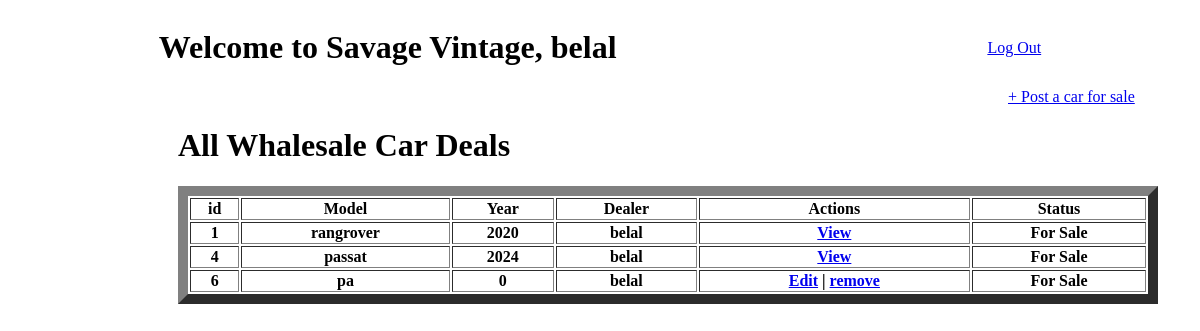
The page /cars (signed in) on the database its author committed.
### practical_app/models.py (models this page shows)
class Dealer(models.Model):
    first_name=models.CharField(max_length=250)
    last_name=models.CharField(max_length=250)
    email=models.EmailField(unique=True)
    password=models.CharField(max_length=200)
    created_at = models.DateTimeField(auto_now_add=True)
    updated_at = models.DateTimeField(auto_now=True)
    objects = DealerManager()

class Car(models.Model):
    price=models.IntegerField()
    model=models.CharField(max_length=250)
    make=models.CharField(max_length=250)
    year=models.IntegerField()
    desc=models.CharField(max_length=250)
    status=models.CharField(max_length=200,default="For Sale")
    dealer_id=models.ForeignKey(Dealer,related_name='pub_cars',on_delete=models.CASCADE)
    seller_con=models.CharField(max_length=40,default="0598921999")
    objects=CarManager()

### practical_app/views.py (the view)
# urls.py: path('cars',views.success,name="cars"),
def success(request):
    user_id=request.session['userid']
    logged_user=Dealer.objects.get(id=user_id)
    context={
        "logged":logged_user,
        "cars":Car.objects.all(),
        "dealer":Dealer.objects.all()
    }
    return render (request,"welcome.html",context)

### practical_app/templates/welcome.html (shortened to what this page needs)
<!DOCTYPE html>
<html lang="en">
<head>
    {% load static %}
    <link rel="stylesheet" href="{% static 'css/style1.css' %}">
</head>
<body>
    <header>
        <h1>Welcome to Savage Vintage, {{logged.first_name}}</h1>
        <a href="logout">Log Out</a>
    </header>
    <a href="{% url 'new' %}" class="post">+ Post a car for sale</a>
    <div class="cars">
        <h1>All Whalesale Car Deals</h1>
        <div>
            <table border="10">
                <tr>
                    <th>id</th>
                    <th>Model</th>
                    <th>Year</th>
                    <th>Dealer</th>
                    <th>Actions</th>
                    <th>Status</th>
                  </tr>
                {% for car in cars %}
                <tr>
                    <th>{{car.id}}</th>
                    <th>{{car.model}}</th>
                    <th>{{car.year}}</th>
                    <th >{{car.dealer_id.first_name}}</th>
                    {% if logged.id == car.dealer_id.id %}
                    <th><a href="{% url 'edit' car.id %}">Edit</a> |  <a href="{% url 'delete' car.id %}">remove</a> </th>
                    {% else %}
                    <th><a href="{% url 'view' car.id %}">View</a> </th>
                    {% endif %}
                    <th>{{car.status}}</th>
                {% endfor %}
                </tr>
            </table>
        </div><br>
    </div>
</body>
</html>

### practical_app/static/css/style1.css (style rules this page uses)
header { display: flex; align-items: center; justify-content: space-evenly; gap: 220px; }
.post { margin-left: 1000px; }
.cars { margin-left: 170px; }
table { width: 980px; }

### rows shown on the page
Dealer: first_name "belal"
Car: id "1", model "rangrover", year "2020", dealer_id.first_name "belal", shows "View", status "For Sale"
Car: id "4", model "passat", year "2024", dealer_id.first_name "belal", shows "View", status "For Sale"
Car: id "6", model "pa", year "0", dealer_id.first_name "belal", shows "Edit", status "For Sale"
